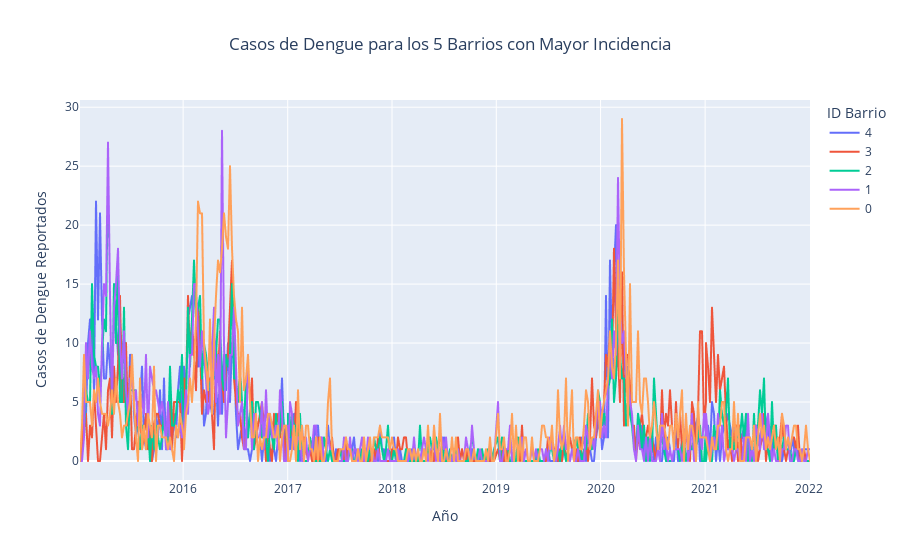

The notebook cell saved with this chart:
### Markdown cell above
### Análisis por Barrio

### Code cell
# Verificamos que el dataframe no esté vacío
if not train_df.empty:
    # Encontrar los 5 barrios con el acumulado más alto de casos de dengue
    top5_barrios_idx = train_df.groupby('id_bar')['dengue'].sum().nlargest(5).index
    print(f"Los 5 barrios con mayor incidencia histórica (IDs): {top5_barrios_idx.tolist()}")

    # Filtrar el dataframe original para quedarnos solo con los datos de esos 5 barrios
    train_top5_barrios = train_df[train_df['id_bar'].isin(top5_barrios_idx)]

    # Visualizar la serie temporal para estos 5 barrios, usando un color para cada uno
    fig = px.line(
        train_top5_barrios,
        x=train_top5_barrios.index,
        y='dengue',
        color='id_bar', # Esto crea una línea de color diferente para cada barrio
        title='Casos de Dengue para los 5 Barrios con Mayor Incidencia',
        labels={'dengue': 'Número de Casos Semanales', 'index': 'Fecha', 'id_bar': 'ID Barrio'}
    )

    fig.update_layout(
        xaxis_title='Año',
        yaxis_title='Casos de Dengue Reportados',
        title_x=0.5
    )
    fig.show()

else:
    print("El DataFrame de entrenamiento está vacío. No se puede realizar el análisis por barrio.")

### Figure 1 — Plotly figure (JSON) as saved in the notebook; plotly's stock layout.template omitted (floating-point values rounded to 4 significant figures; data arrays with more than 128 entries replaced by an {"elided": "..."} marker saying what was removed)
{"data": [{"hovertemplate": "ID Barrio=4<br>fecha=%{x}<br>Número de Casos Semanales=%{y}<extra></extra>", "legendgroup": "4", "line": {"color": "#636efa", "dash": "solid"}, "marker": {"symbol": "circle"}, "mode": "lines", "name": "4", "showlegend": true, "type": "scattergl", "x": {"elided": "368 str values"}, "xaxis": "x", "y": {"elided": "368 float values"}, "yaxis": "y"}, {"hovertemplate": "ID Barrio=3<br>fecha=%{x}<br>Número de Casos Semanales=%{y}<extra></extra>", "legendgroup": "3", "line": {"color": "#EF553B", "dash": "solid"}, "marker": {"symbol": "circle"}, "mode": "lines", "name": "3", "showlegend": true, "type": "scattergl", "x": {"elided": "368 str values"}, "xaxis": "x", "y": {"elided": "368 float values"}, "yaxis": "y"}, {"hovertemplate": "ID Barrio=2<br>fecha=%{x}<br>Número de Casos Semanales=%{y}<extra></extra>", "legendgroup": "2", "line": {"color": "#00cc96", "dash": "solid"}, "marker": {"symbol": "circle"}, "mode": "lines", "name": "2", "showlegend": true, "type": "scattergl", "x": {"elided": "368 str values"}, "xaxis": "x", "y": {"elided": "368 float values"}, "yaxis": "y"}, {"hovertemplate": "ID Barrio=1<br>fecha=%{x}<br>Número de Casos Semanales=%{y}<extra></extra>", "legendgroup": "1", "line": {"color": "#ab63fa", "dash": "solid"}, "marker": {"symbol": "circle"}, "mode": "lines", "name": "1", "showlegend": true, "type": "scattergl", "x": {"elided": "368 str values"}, "xaxis": "x", "y": {"elided": "368 float values"}, "yaxis": "y"}, {"hovertemplate": "ID Barrio=0<br>fecha=%{x}<br>Número de Casos Semanales=%{y}<extra></extra>", "legendgroup": "0", "line": {"color": "#FFA15A", "dash": "solid"}, "marker": {"symbol": "circle"}, "mode": "lines", "name": "0", "showlegend": true, "type": "scattergl", "x": {"elided": "368 str values"}, "xaxis": "x", "y": {"elided": "368 float values"}, "yaxis": "y"}], "layout": {"legend": {"title": {"text": "ID Barrio"}, "tracegroupgap": 0}, "title": {"text": "Casos de Dengue para los 5 Barrios con Mayor Incidencia", "x": 0.5}, "xaxis": {"anchor": "y", "domain": [0, 1], "title": {"text": "Año"}}, "yaxis": {"anchor": "x", "domain": [0, 1], "title": {"text": "Casos de Dengue Reportados"}}}}
